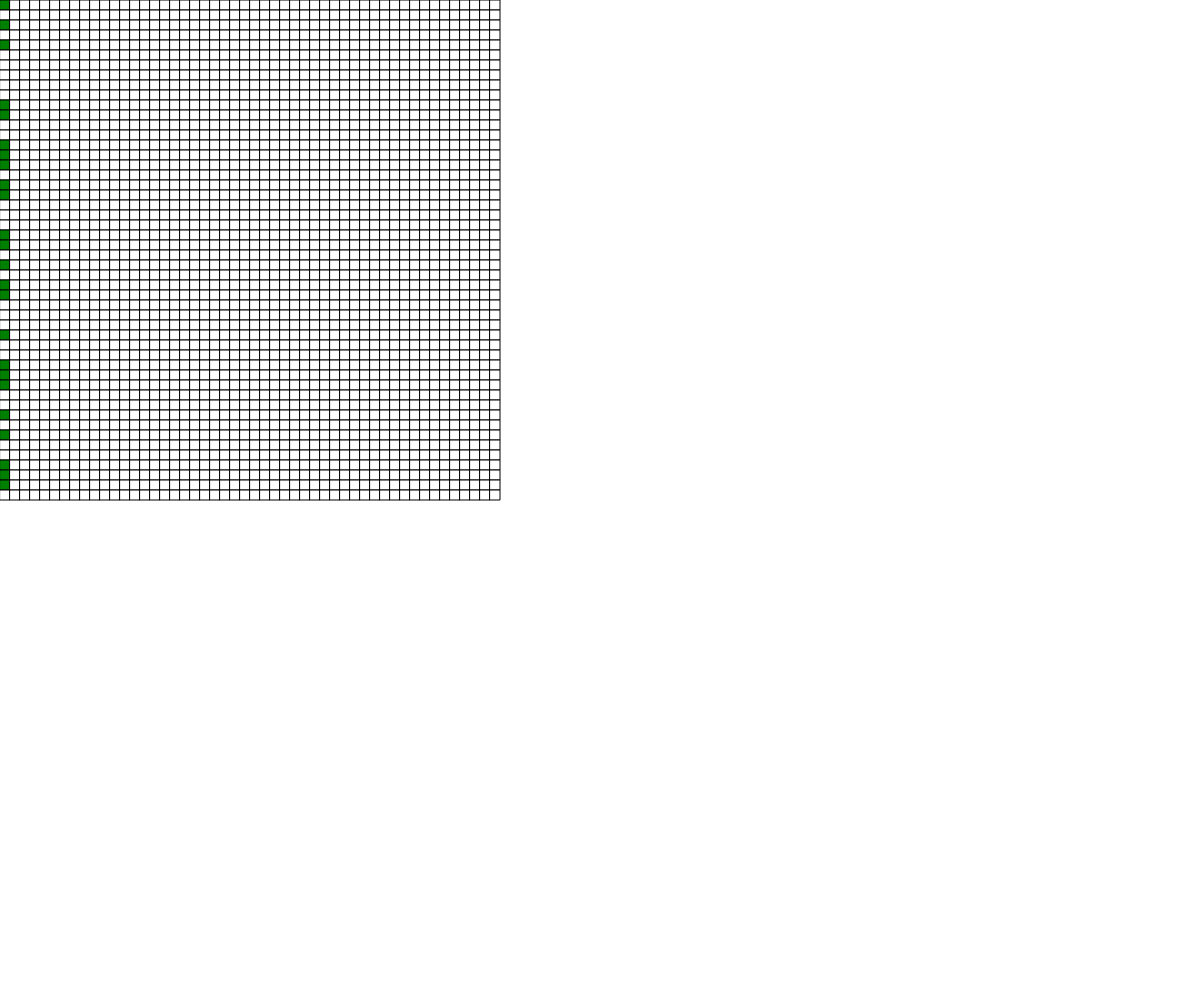
Frame 1 (no input)
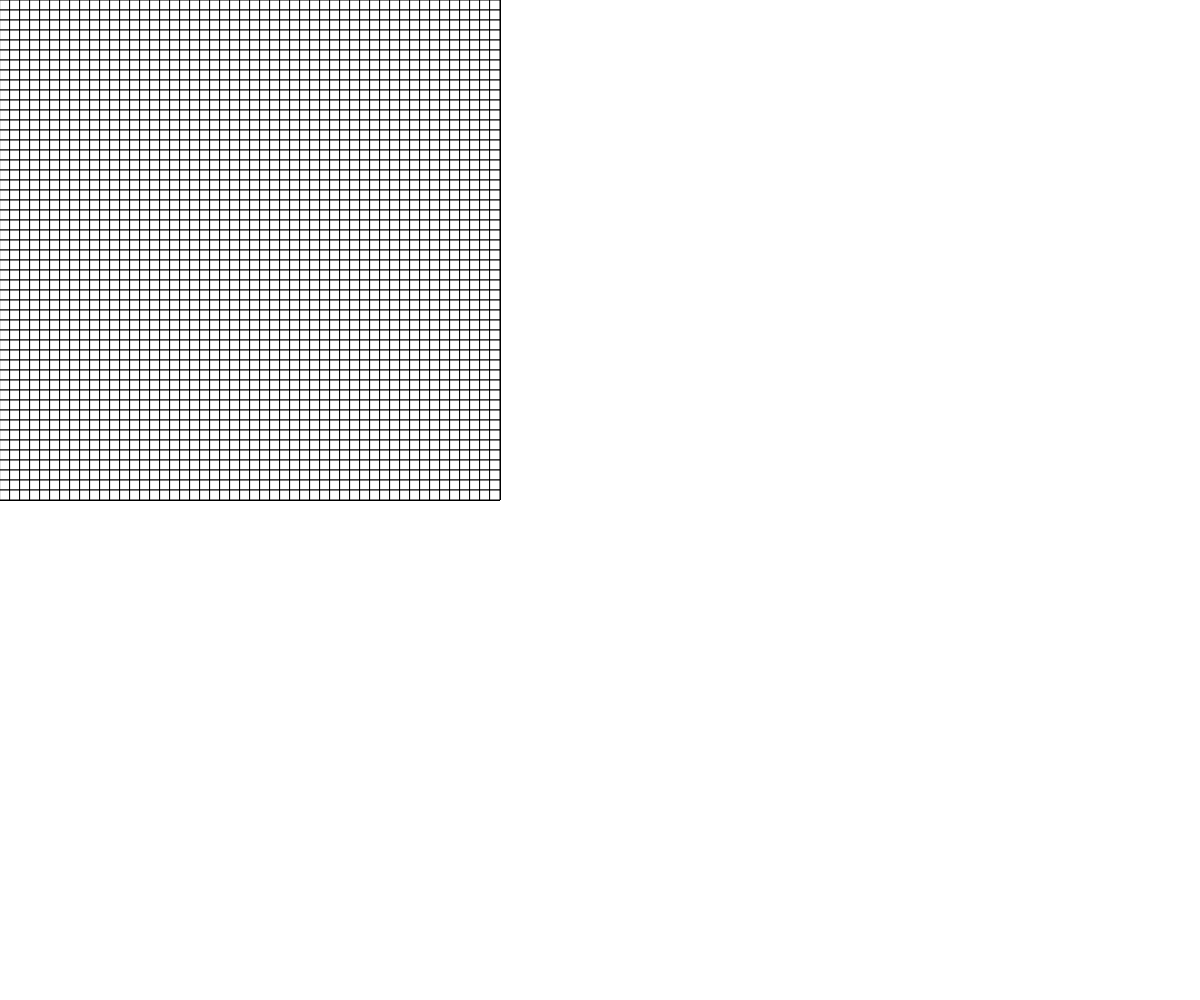
Frame 60 (no input)
Frame 120 (the mouse pressed at the canvas centre since frame 60): identical to frame 60, image omitted

The p5.js sketch that drew these frames (run headless with seeded random() and noise() and a simulated clock; from frame 60 on, the mouse is pressed at the canvas centre):

// p5.js sketch
// ── sketch.js
/*
Alex Pohorecky
Game of Life
March 19, 2018

Based on John Horton Conway's Game of Life (1970)

Basic Rules:

    Any live cell with less than two live neighbours dies on the next generation.
    Any live cell with two or three live neighbours lives on the next generation.
    Any live cell with greater than three live neighbours dies on the next generation.
    Any dead cell with exactly three neighbours becomes live on the next generation.

Added Rules (Advanced Mode):

    Predator Cells:
        If x number of cells are alive at any given time, there is a chance a predator will spawn.
        If the predator is neighbours to a live cell, it will kill it and move into its place.
        If there are multiple live neighbours, the predator will randomly choose one to eat.
        If the predator eats x number of cells, it will spawn another predator beside it.
        Predators are not cannibalistic.
        If there are no live cells as neighbours, the predator will move to a random cell adjacent.
        If the predator does not eat in x generations, it will starve.

    Pathogens:
        Each cell has an immune system.
        Every time something is born, it has a small chance of carrying a pathogen.
        Each pathogen has lethality.
        When an infected cell is neighbours with a healthy cell,  the pathogen's lethality is compared to the neighbour's immune system.
        If the pathogen's lethality overcomes a healthy cell's immune system, the cell becomes infected.
        An infected cell's immune system will reduce a pathogen's lethality for each generation it is infected.
        While the pathogen's lethality is greater than the cell's immune system, there is a chance the cell will die.
        Once the infected cell's immune system overcomes the pathogen, the cell becomes healthy and has an increased immune system.
        A cell's base immune system is governed by the immune systems of its neighbours upon birth.

*/

let stopped = true;

let currentGeneration;
let nextGeneration;


let worldColumns = 50;
let worldRows = 50;
let cellSize = 10;

function setup() {
  createCanvas(windowWidth, windowHeight);
  currentGeneration = create2DArray(worldColumns, worldRows);
  nextGeneration = create2DArray(worldColumns, worldRows);
  for (let i = 0; i < worldColumns; i++) {
    for (let j = 0; j < worldRows; j++) {
      currentGeneration[i][j] = floor(random(2));
    }
  }

}

function draw() {

  for (let x = 0; x < worldColumns; x++) {
    for (let y = 0; y < worldRows; y++) {
      if (currentGeneration[x][y] === 0) {
        fill(255);
      } else if (currentGeneration[x][y] === 1) {
        fill("green");
      }
      rect(x * cellSize, y * cellSize, cellSize, cellSize);
      if (!stopped){
        let neighbours = 0;
        for (let i = -1; i < 2; i++) {
          for (let j = -1; j < 2; j++) {
            if (currentGeneration[x + i] != undefined && currentGeneration[x + i][y + j]) {
              neighbours += currentGeneration[x + i][y + j];
            }
          }
        }
        if (currentGeneration[x][y] === 1) {
          if (neighbours > 3 || neighbours < 2) {
            nextGeneration[x][y] = 0;
          } else {
            nextGeneration[x][y] = 1;
          }
        } else {
          if (neighbours === 3) {
            nextGeneration[x][y] = 1;
          } else {
            nextGeneration[x][y] = 0;
          }
        }

      }
    }
    currentGeneration = nextGeneration;
  }
}

  function create2DArray(arrayWidth, arrayHeight) {
    empty2DArray = new Array(arrayWidth);
    for (let i = 0; i < arrayHeight; i++) {
      empty2DArray[i] = new Array(arrayHeight);
    }
    return empty2DArray;
  }
